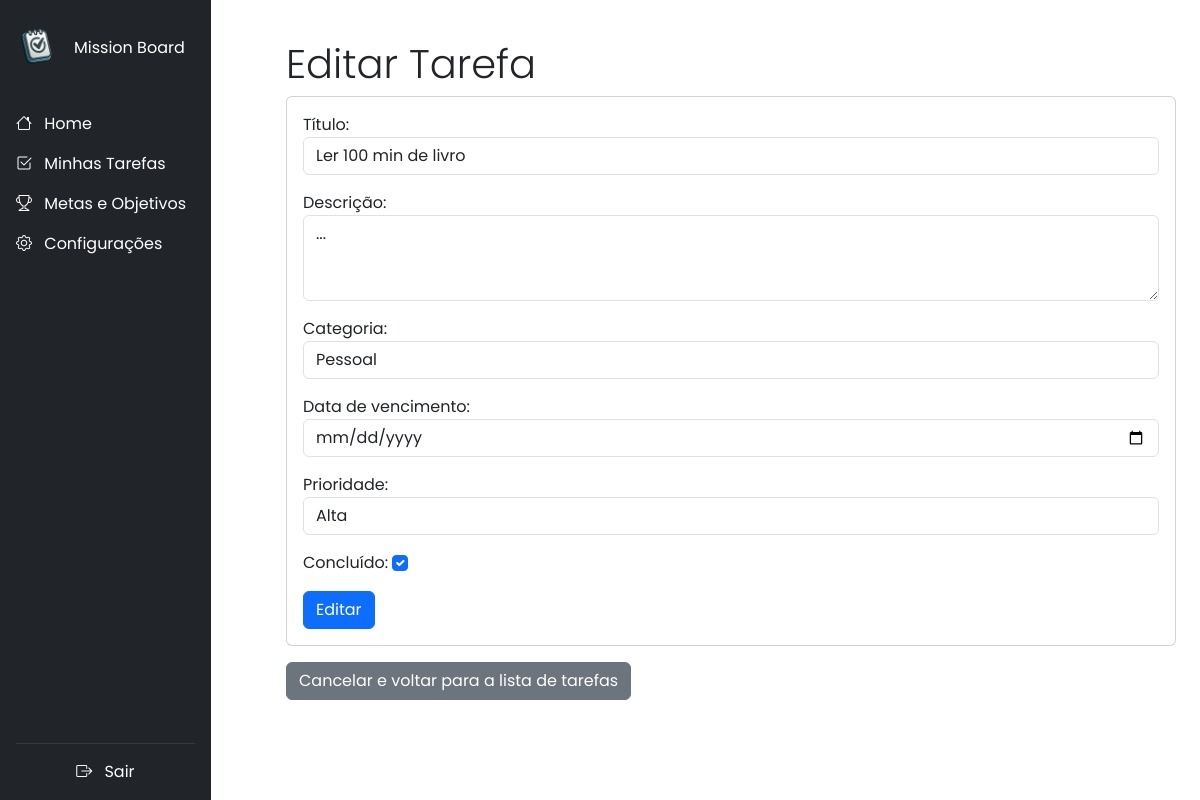
The page /task/update/6/ (signed in) on the database its author committed.
### tasks/models.py (models this page shows, shortened)
class Task(models.Model):
    PRIORITY_CHOICES = [
        ('low', 'Baixa'),
        ('medium', 'Média'),
        ('high', 'Alta'),
    ]
    user = models.ForeignKey(User, verbose_name='Usuário', on_delete=models.CASCADE, max_length=50)
    title = models.CharField(max_length=255)
    description = models.TextField(blank=True, null=True)
    category = models.ForeignKey(Category, on_delete=models.SET_NULL, blank=True, null=True)
    due_date = models.DateField()
    priority = models.CharField(max_length=10, choices=PRIORITY_CHOICES, default='medium')
    completed = models.BooleanField(default=False)
    created_at = models.DateTimeField(auto_now_add=True)

### tasks/views.py (the view)
# urls.py: path('task/update/<int:pk>/', views.TaskUpdateView.as_view(), name='task_update'),
class TaskUpdateView(LoginRequiredMixin, UpdateView):
    model = models.Task
    template_name = 'task_update.html'
    form_class = forms.TaskForm
    success_url = reverse_lazy('task_list')

### tasks/forms.py
class TaskForm(forms.ModelForm):
    class Meta:
        model = models.Task
        fields = ['title', 'description', 'category', 'due_date', 'priority', 'completed']
        widgets = {
            'title': forms.TextInput(attrs={'class': 'form-control'}),
            'description': forms.Textarea(attrs={'class': 'form-control', 'rows': 3}),
            'category': forms.Select(attrs={'class': 'form-control'}),
            'due_date': forms.DateInput(attrs={'class': 'form-control', 'type': 'date'}),
            'priority': forms.Select(attrs={'class': 'form-control'}),
            'completed': forms.CheckboxInput(attrs={'class': 'form-check-input'}),
        } # Estilização do formulário
        labels = {
            'title': 'Título',
            'description': 'Descrição',
            'category': 'Categoria',
            'due_date': 'Data de vencimento',
            'priority': 'Prioridade',
            'completed': 'Concluído',
        } # Alterando o label para ficar em português

### tasks/models.py (called while the page is built)
    def __str__(self):
        return self.name

### tasks/templates/task_update.html (shortened to what this page needs)
{% extends 'base.html' %}
{% block content %}
<div class="container mt-4">
    <h3 class="display-6">Editar Tarefa</h3>
    <div class="card">
        <div class="card-body">
            <form action="{% url 'task_update' object.id%}" method="post" class="form">
                {{ form.as_p }}
                <button type="submit" class="btn btn-primary">Editar</button>
            </form>
        </div>
    </div>
    <a href="{% url 'task_list' %}" class="btn btn-secondary mt-3">Cancelar e voltar para a lista de tarefas</a>
</div>
{% endblock %}

### app/templates/base.html (style rules this page uses)
body { font-family: 'Poppins', sans-serif; }

### rows shown on the page
Task: title "Ler 100 min de livro", description "...", category "Pessoal", priority "Alta", completed "☑"
